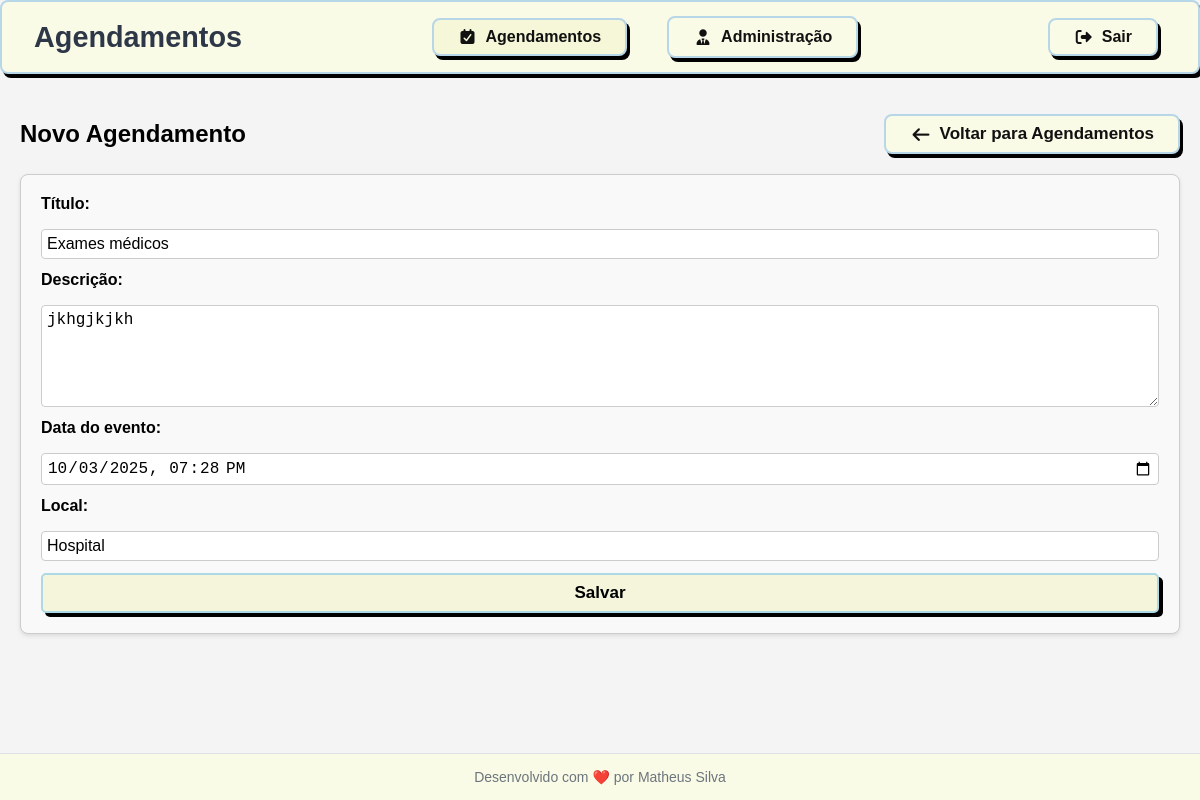
/agenda/evento/6/ (signed in), run on the app's committed database.
### core/models.py (models this page shows, shortened)
class Evento(models.Model):
    titulo = models.CharField(max_length=100)
    descricao = models.TextField(blank=True, null=True)
    data_evento = models.DateTimeField(verbose_name='Data do Evento') ## verbose_name altera o nome do campo na interface de admin
    data_criacao = models.DateTimeField(auto_now=True, verbose_name='Data de Criação')
    usuario = models.ForeignKey(User, on_delete=models.CASCADE)  ## CASCADE deleta todos os eventos do usuario se o usuario for deletado
    local = models.CharField(max_length=100, blank=True, null=True)
    class Meta:
        db_table = 'evento'
    def get_hora_evento(self):
        return self.data_evento.strftime('%Y-%m-%dT%H:%M')

### core/views.py (the view)
# urls.py: path('agenda/evento', views.evento),  ## Rota para a view evento
@login_required(login_url='/login/')
def evento(request, id_evento=None):
    if id_evento:
        evento = Evento.objects.get(id=id_evento)
        dados = {'evento': evento}
        return render(request, 'evento.html', dados)
    return render(request, 'evento.html')

### templates/evento.html (shortened to what this page needs)
{% include 'models/tags.html' %} {% include 'models/header.html' %}
<div class="container">
  <div class="header-title">
    <h2>Novo Agendamento</h2>
    <a href="/agenda" class="btn-novoagendamento"><i class="fa-solid fa-arrow-left"></i> Voltar para Agendamentos</a>
  </div>
  <form
    id="event-form"
    class="event-form"
    method="post"
    action="/agenda/evento/submit/"
     >
    <label for="titulo">Título:</label>
    <input type="text" id="titulo" name="titulo" value="{{ evento.titulo }}" required />
    <label for="descricao">Descrição:</label>
    <textarea rows="5" id="descricao" name="descricao" required>{{ evento.descricao }}</textarea>
    <label for="data_evento">Data do evento:</label>
    <input
      type="datetime-local"
      id="data_evento"
      name="data_evento"
      value="{{ evento.get_hora_evento }}"
      required
    />
    <label for="local">Local:</label>
    <input type="text" id="local" name="local" value="{{ evento.local }}" required />
    <button type="submit">Salvar</button>
  </form>
</div>
{% include 'models/footer.html' %}

### templates/models/header.html (style rules this page uses)
* { margin: 0; padding: 0; box-sizing: border-box; }
body { font-family: Arial, sans-serif; margin: 0; background-color: #f4f4f4; }
.container { max-width: 1200px; margin: 20px auto; padding: 20px; border-radius: 8px; }
.header-title { display: flex; justify-content: space-between; align-items: center; margin-bottom: 20px; }
.header-title h2 { margin: 0; }
.btn-novoagendamento { height: 40px; border-radius: 5px; border: 2px solid lightblue; background-color: beige; box-shadow: 4px 4px #000000; font-size: 17px; font-weight: 600; color: #000; cursor: pointer; padding: 0 15px; display: flex; align-items: center; gap: 8px; text-decoration: none; transition: all 0.3s ease; }

### templates/models/navbar.html (style rules this page uses)
.btn, .btn-outline, .btn-novoagendamento { padding: 0.6rem 1.5rem; border-radius: 8px; border: 2px solid #b7d6e7; font-weight: 600; cursor: pointer; transition: all 0.2s; text-decoration: none; display: inline-flex; align-items: center; gap: 0.5rem; background: #fafbe6; color: #111; box-shadow: 3px 4px 0px 0px #000000; }

### data on the page
Evento: titulo "Exames médicos", descricao "jkhgjkjkh", data_evento "10/03/2025 19:28", local "Hospital"
